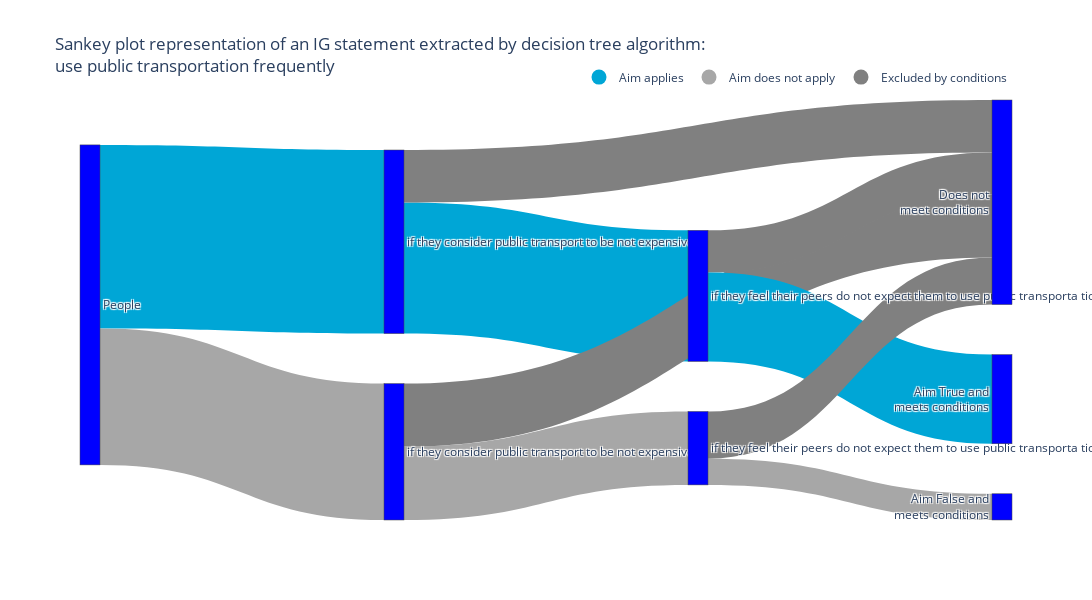
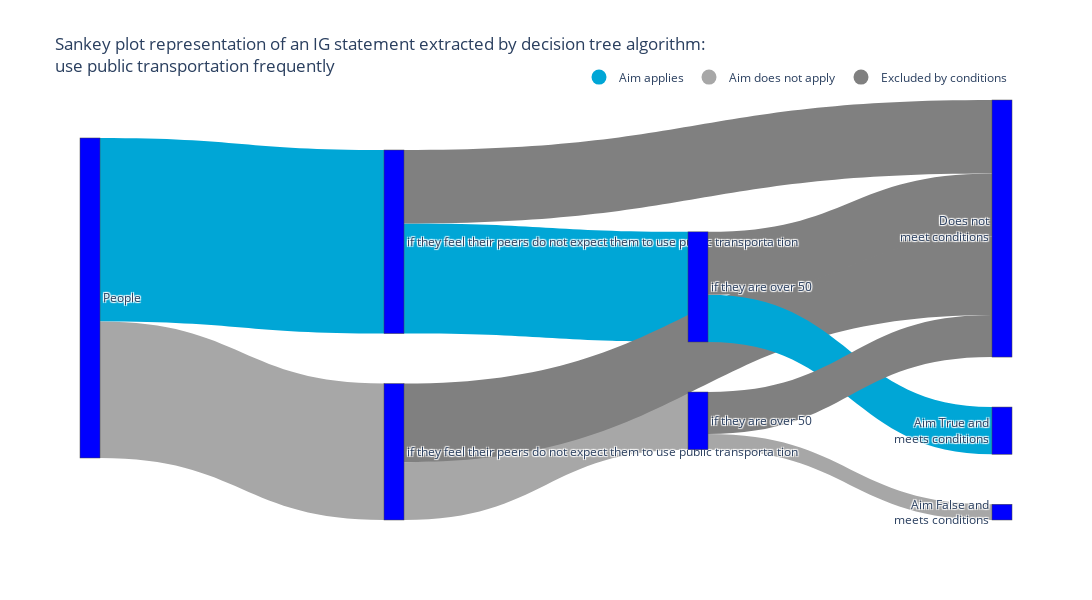

Notebook cell for these charts, in order:
### Code cell
import plotly.graph_objects as go
import pandas as pd
import textwrap

for i, row in statement_questions.iterrows():
    # Calculate values
    total_count = row['Total_count']
    condition1_count = row['Condition1_count']
    condition2_count = row['Condition2_count']
    
    aim_true_total = total_count * row['Aim_%_True']
    aim_false_total = total_count - aim_true_total
    
    aim_true_cond1 = condition1_count * row['Condition1_Aim_%']
    aim_false_cond1 = condition1_count - aim_true_cond1
    excluded_true_cond1 = aim_true_total - aim_true_cond1
    excluded_false_cond1 = aim_false_total - aim_false_cond1
    
    aim_true_cond2 = condition2_count * row['Condition2_Aim_%']
    aim_false_cond2 = condition2_count - aim_true_cond2
    excluded_true_cond2 = aim_true_cond1 - aim_true_cond2
    excluded_false_cond2 = aim_false_cond1 - aim_false_cond2

    # Define node labels with line breaks
    labels = [
        textwrap.fill(row['Attribute'], width=10), 
        textwrap.fill(row['Condition1_resp'], width=10),
        textwrap.fill(row['Condition1_resp'], width=10),
        textwrap.fill(row['Condition2_resp'], width=10),
        textwrap.fill(row['Condition2_resp'], width=10),
        'Aim True and<br>meets conditions', 
        'Aim False and<br>meets conditions', 
        'Does not<br>meet conditions'
    ]

    # Define links
    source = [0, 0, 1, 2, 1, 2, 3, 4, 3, 4]
    target = [1, 2, 3, 4, 7, 7, 5, 6, 7, 7]
    value = [
        aim_true_total, aim_false_total, 
        aim_true_cond1, aim_false_cond1, excluded_true_cond1, excluded_false_cond1, 
        aim_true_cond2, aim_false_cond2, excluded_true_cond2, excluded_false_cond2,
    ]

    # Calculate percentages
    percentages = [
        aim_true_total / total_count * 100,
        aim_false_total / total_count * 100,
        aim_true_cond1 / condition1_count * 100,
        aim_false_cond1 / condition1_count * 100,
        excluded_true_cond1 / aim_true_total * 100,
        excluded_false_cond1 / aim_false_total * 100,
        aim_true_cond2 / condition2_count * 100,
        aim_false_cond2 / condition2_count * 100,
        excluded_true_cond2 / aim_true_cond1 * 100,
        excluded_false_cond2 / aim_false_cond1 * 100
    ]

    # Color scheme
    color_aim_true = '#00a6d6'
    color_aim_false = '#a7a7a7'
    color_excluded = 'grey'

    link_colors = [color_aim_true, color_aim_false,
                   color_aim_true, color_aim_false, color_excluded, color_excluded, 
                   color_aim_true, color_aim_false, color_excluded, color_excluded]

    # Create Sankey diagram
    fig = go.Figure(data=[go.Sankey(
        arrangement = "snap",
        node = dict(
        pad = 50,
        thickness = 20,
        line = dict(width = 0.5),
        label = labels,
        color = "blue",
        ),
        link = dict(
        source = source,
        target = target,
        value = value,
        color = link_colors
    ))])

    # Add invisible scatter traces for legend
    fig.add_trace(go.Scatter(
        x=[None], y=[None], mode='markers',
        marker=dict(size=15, color='#00a6d6'),
        name='Aim applies',
        showlegend=True
    ))

    fig.add_trace(go.Scatter(
        x=[None], y=[None], mode='markers',
        marker=dict(size=15, color='#a7a7a7'),
        name='Aim does not apply',
        showlegend=True
    ))

    fig.add_trace(go.Scatter(
        x=[None], y=[None], mode='markers',
        marker=dict(size=15, color='grey'),
        name='Excluded by conditions',
        showlegend=True,
    ))

    # Update layout
    fig.update_layout(
        title_text=f"""Sankey plot representation of an IG statement extracted by decision tree algorithm:<br>{row['Aim_resp']}""",
        font_size=12,
        height=600,
        width=1500,
        legend=dict(
            orientation="h",
            yanchor="bottom",
            y=1.02,
            xanchor="right",
            x=1
        ),    
        # Hide axes
        xaxis=dict(visible=False),
        yaxis=dict(visible=False),
        # Remove plot background
        plot_bgcolor='rgba(0,0,0,0)'
    )

    fig.show()

### Figure 1 — Plotly figure (JSON) as saved in the notebook; plotly's stock layout.template omitted (floating-point values rounded to 4 significant figures)
{"data": [{"arrangement": "snap", "link": {"color": ["#00a6d6", "#a7a7a7", "#00a6d6", "#a7a7a7", "grey", "grey", "#00a6d6", "#a7a7a7", "grey", "grey"], "source": [0, 0, 1, 2, 1, 2, 3, 4, 3, 4], "target": [1, 2, 3, 4, 7, 7, 5, 6, 7, 7], "value": [35, 26, 25.0, 14.0, 10.0, 12.0, 17, 5, 8.0, 9.0]}, "node": {"color": "blue", "label": ["People", "if they\nconsider\npublic\ntransport\nto be not\nexpensive", "if they\nconsider\npublic\ntransport\nto be not\nexpensive", "if they\nfeel their\npeers do\nnot expect\nthem to\nuse public\ntransporta\ntion", "if they\nfeel their\npeers do\nnot expect\nthem to\nuse public\ntransporta\ntion", "Aim True and<br>meets conditions", "Aim False and<br>meets conditions", "Does not<br>meet conditions"], "line": {"width": 0.5}, "pad": 50, "thickness": 20}, "type": "sankey"}, {"marker": {"color": "#00a6d6", "size": 15}, "mode": "markers", "name": "Aim applies", "showlegend": true, "type": "scatter", "x": [null], "y": [null]}, {"marker": {"color": "#a7a7a7", "size": 15}, "mode": "markers", "name": "Aim does not apply", "showlegend": true, "type": "scatter", "x": [null], "y": [null]}, {"marker": {"color": "grey", "size": 15}, "mode": "markers", "name": "Excluded by conditions", "showlegend": true, "type": "scatter", "x": [null], "y": [null]}], "layout": {"font": {"size": 12}, "height": 600, "legend": {"orientation": "h", "x": 1, "xanchor": "right", "y": 1.02, "yanchor": "bottom"}, "plot_bgcolor": "rgba(0,0,0,0)", "title": {"text": "Sankey plot representation of an IG statement extracted by decision tree algorithm:<br>use public transportation frequently"}, "width": 1500, "xaxis": {"visible": false}, "yaxis": {"visible": false}}}

### Figure 2 — Plotly figure (JSON) as saved in the notebook; plotly's stock layout.template omitted (floating-point values rounded to 4 significant figures)
{"data": [{"arrangement": "snap", "link": {"color": ["#00a6d6", "#a7a7a7", "#00a6d6", "#a7a7a7", "grey", "grey", "#00a6d6", "#a7a7a7", "grey", "grey"], "source": [0, 0, 1, 2, 1, 2, 3, 4, 3, 4], "target": [1, 2, 3, 4, 7, 7, 5, 6, 7, 7], "value": [35, 26, 21, 11, 14, 15, 9, 3, 12, 8]}, "node": {"color": "blue", "label": ["People", "if they\nfeel their\npeers do\nnot expect\nthem to\nuse public\ntransporta\ntion", "if they\nfeel their\npeers do\nnot expect\nthem to\nuse public\ntransporta\ntion", "if they\nare over\n50", "if they\nare over\n50", "Aim True and<br>meets conditions", "Aim False and<br>meets conditions", "Does not<br>meet conditions"], "line": {"width": 0.5}, "pad": 50, "thickness": 20}, "type": "sankey"}, {"marker": {"color": "#00a6d6", "size": 15}, "mode": "markers", "name": "Aim applies", "showlegend": true, "type": "scatter", "x": [null], "y": [null]}, {"marker": {"color": "#a7a7a7", "size": 15}, "mode": "markers", "name": "Aim does not apply", "showlegend": true, "type": "scatter", "x": [null], "y": [null]}, {"marker": {"color": "grey", "size": 15}, "mode": "markers", "name": "Excluded by conditions", "showlegend": true, "type": "scatter", "x": [null], "y": [null]}], "layout": {"font": {"size": 12}, "height": 600, "legend": {"orientation": "h", "x": 1, "xanchor": "right", "y": 1.02, "yanchor": "bottom"}, "plot_bgcolor": "rgba(0,0,0,0)", "title": {"text": "Sankey plot representation of an IG statement extracted by decision tree algorithm:<br>use public transportation frequently"}, "width": 1500, "xaxis": {"visible": false}, "yaxis": {"visible": false}}}
